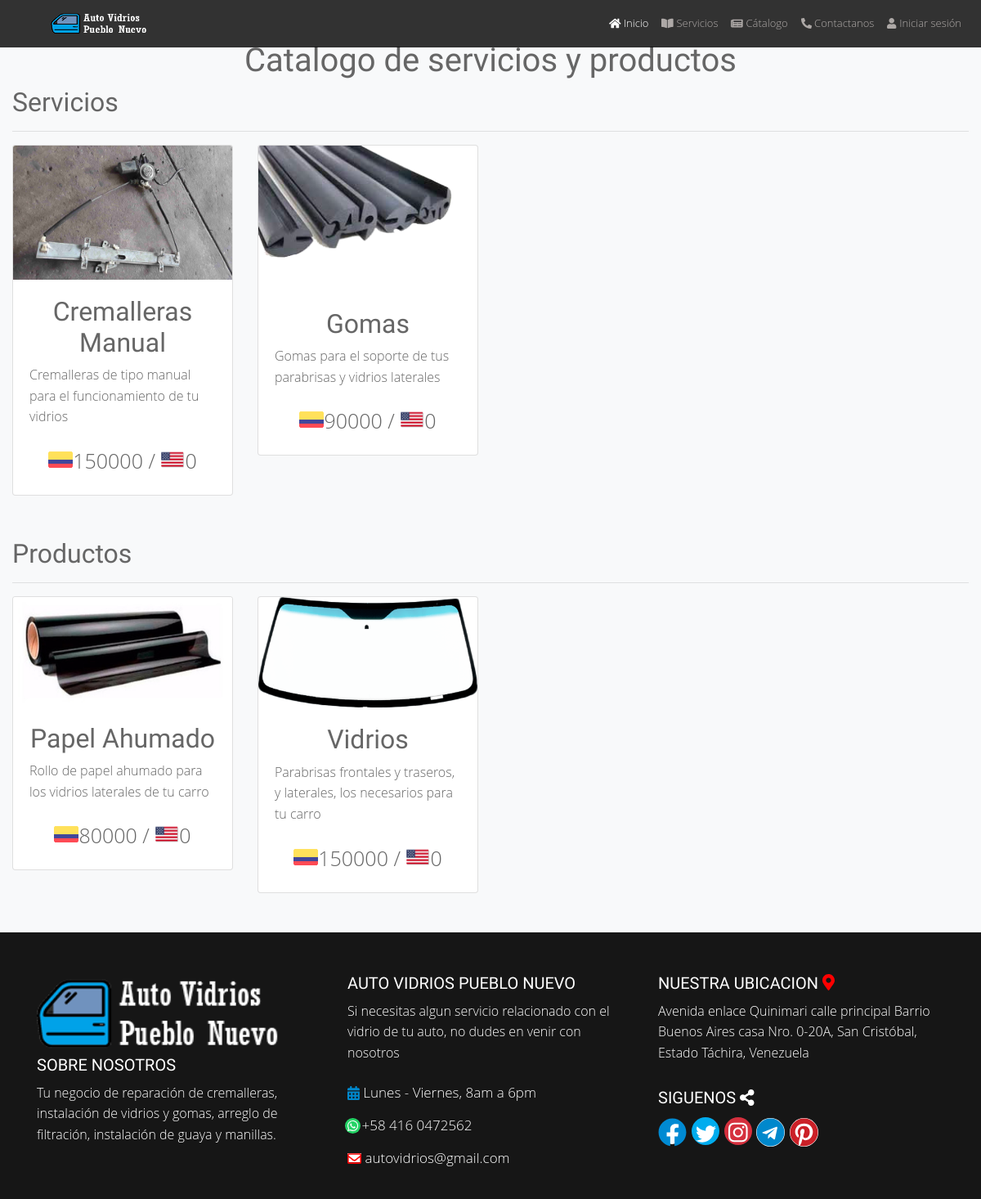
The app's page /Controller/public/CatalogoController.php?accion=mostrar with its own data.
### tables this page shows
CREATE TABLE `servicios` (
  `id` int(11) NOT NULL,
  `servicio` varchar(255) NOT NULL,
  `descripcion` varchar(255) NOT NULL,
  `precio` double NOT NULL,
  `foto` varchar(255) NOT NULL,
  `foto_url` varchar(255) NOT NULL
);

CREATE TABLE `productos` (
  `id` int(11) NOT NULL,
  `producto` varchar(255) NOT NULL,
  `descripcion` varchar(200) NOT NULL,
  `precio` double NOT NULL,
  `cantidad` int(11) NOT NULL,
  `foto` varchar(255) NOT NULL,
  `foto_url` varchar(255) NOT NULL
);

### config/conexion.php (called while the page is built, shortened)
<?php
class Conexion{
     public function __construct() {
        $host = "localhost";
        $dbname = "auto_vidrios";
        $username = "root";
        $password = "";
        try {
            $this->db = new PDO("mysql:host=$host;dbname=$dbname",$username,$password);
        } catch (PDOException $th) {
            echo "Error: ". $th->getMessage();
        }
    }
}
?>

### model/public/CatalogoModel.php (called while the page is built, shortened)
<?php
require '../../config/conexion.php';
class CatalogoModel{
	protected function catalogoMostrar() {
		$instanciarConexion= new Conexion();
		$mostrar=$instanciarConexion->db->prepare("SELECT * FROM servicios");
		$mostrar->execute();
		$objeto=$mostrar->fetchAll(PDO::FETCH_OBJ);
		return $objeto;
	}
	protected function mostrarProductos() {
		$instanciarConexion= new Conexion();
		$mostrar=$instanciarConexion->db->prepare("SELECT * FROM productos");
		$mostrar->execute();
		$productos=$mostrar->fetchAll(PDO::FETCH_OBJ);
		return $productos;
	}
}
?>

### view/public/CatalogoPublic.php (the view, shortened to what this page needs)
<?php include 'includePublic/header.php'; ?>
</head>
<body>
<?php
  $url="https://api.cambio.today/v1/full/COP/json?key=4976|0r7CX45N0q_TicN45KFgooM1RGVP5F7J";
  $json=file_get_contents($url);
  $datos=json_decode($json, true);
  $conv=$datos['result'];
  $conver_final=$conv['conversion'][135]['rate'];
?>
<div class="container-fluid bg-light">
  <h1 class="text-justify-center titulo-home text-center" style="padding-top: 50px;">Catalogo de servicios y productos</h1>
  <h2 class="titulo-home">Servicios</h2><hr>
  <div class="row">
    <?php foreach ($objeto as $mostrarCiclo) { ?>
      <div class="col-lg-3 col-md-4 col-sm-12">
        <div class="card mb-5">
          <img src="<?php echo $mostrarCiclo->foto_url;  ?>" class="card-img-top">
          <div class="card-body">
            <h2 class="text-center titulo-home"><?php echo $mostrarCiclo->servicio; ?></h2>
            <?php echo $mostrarCiclo->descripcion; ?><br>
            <div class="pt-4" style="font-size: 25px;">
              <center>
                <img src="../../frontend/img/iconos/cop_bandera.png" width="30" class="mb-2"><?php echo $mostrarCiclo->precio; ?> / <img src="../../frontend/img/iconos/Usd_bandera.png" width="30" class="mb-2"><?php echo $usd=$mostrarCiclo->precio*$conver_final; ?><br>
              </center>
            </div>
          </div>
        </div>
      </div>
    <?php } ?>
  </div>
</div>
<div class="container-fluid bg-light">
  <h2 class="titulo-home pt-1">Productos</h2><hr>
  <div class="row">
    <?php foreach ($productos as $mostrarCiclo) { ?>
      <div class="col-lg-3 col-md-4 col-sm-12">
        <div class="card mb-5">
          <img src="<?php echo $mostrarCiclo->foto_url;  ?>" class="card-img-top">
          <div class="card-body">
            <h2 class="text-center titulo-home"><?php echo $mostrarCiclo->producto; ?></h2>
            <?php echo $mostrarCiclo->descripcion; ?><br>
            <div class="pt-4" style="font-size: 25px;">
              <center>
                <img src="../../frontend/img/iconos/cop_bandera.png" width="30" class="mb-2"><?php echo $mostrarCiclo->precio; ?> / <img src="../../frontend/img/iconos/Usd_bandera.png" width="30" class="mb-2"><?php echo $usd=$mostrarCiclo->precio*$conver_final; ?><br>
              </center>
            </div>
          </div>
        </div>
      </div>
    <?php } ?>
  </div>
</div>
<?php include 'includePublic/footer.php'; ?>

### controller/public/CatalogoController.php
<?php
require '../../model/public/CatalogoModel.php';
class CatalogoController extends CatalogoModel{
	public function ListaServicios() {
		$objeto = $this->catalogoMostrar();
		$productos=$this->mostrarProductos();
		require '../../view/public/CatalogoPublic.php';
	}
}
if (isset($_GET['accion']) && $_GET['accion']=="mostrar") {
	$instanciaControlador= new CatalogoController();
	$instanciaControlador->ListaServicios();
}
?>

### view/public/includePublic/header.php (shortened to what this page needs)
<!DOCTYPE html>
<html lang="es">
<head>
  <link rel="stylesheet" type="text/css" href="../../Frontend/css/bootstrap.min.css">
  <link rel="stylesheet" type="text/css" href="../../Frontend/css/style.css">
  <header>
    <nav class="navbar navbar-expand-lg fixed-top bg-black">
      <img src="../../Frontend/img/iconos/logo.png" alt="" width="125" height="30" style="margin-left: 30px;">
      <div class="collapse navbar-collapse" id="navbarNavDropdown">
        <ul class="navbar-nav ml-auto" style="font-size: 13px;">
          <li class="nav-item active">
            <a class="nav-link inicio-menu" href="../../view/public/HomePublic.php"><i class="fas fa-home"></i>  Inicio</a>
          </li>
          <li class="nav-item dropdown">
            <a class="nav-link active menu-text" href="#" id="navbarDropdownMenuLink" role="button" data-toggle="dropdown" aria-haspopup="true" aria-expanded="false"><i class="fas fa-book-open"></i>  Servicios</a>
          </li>
          <li class="nav-item">
            <a class="nav-link menu-text" href="../../Controller/public/CatalogoController.php?accion=mostrar"><span class="fas fa-newspaper"></span>  Cátalogo</a>
          </li>
          <li class="nav-item">
            <a class="nav-link menu-text" href="../../Controller/public/ContactanosController.php?accion=mostrar"><span class="fas fa-phone-alt"></span>  Contactanos</a>
          </li>
          <li class="nav-item">
            <a class="nav-link menu-text" href="../../Controller/public/LoginController.php?accion=login"><span class="fas fa-user"></span>  Iniciar sesión</a>
          </li>
        </ul>
      </div>
    </nav>
  </header>

### view/public/includePublic/footer.php (shortened to what this page needs)
<footer>
  <div class="container">
    <div class="row">
      <div class="col-sm-4 col-md-4">
        <div class="widget">
          <img src="../../Frontend/img/iconos/logo.png">
          <h5 class="footer-titulos">Sobre nosotros</h5>
          <p>Tu negocio de reparación de cremalleras, instalación de vidrios y gomas, arreglo de filtración, instalación de guaya y manillas.</p>
        </div>
      </div>
      <div class="col-sm-4 col-md-4">
        <div class="widget">
          <h5 class="footer-titulos">Auto Vidrios Pueblo Nuevo</h5>
          <p>Si necesitas algun servicio relacionado con el vidrio de tu auto, no dudes en venir con nosotros</p>
          <ul class="personal-info">
            <li>
              <a href="#" class="info-datos"><i class="calendar fas fa-calendar-alt"></i> Lunes - Viernes, 8am a 6pm</a>
            </li>
            <li>
              <a href="#" class="info-datos"><i class="number-bg"></i><i class="number fab fa-whatsapp"></i> +58 416 0472562</a>
            </li>
            <li>
              <a href="#" class="info-datos"><i class="mail-bg"></i><i class="mail far fa-envelope"></i> autovidrios@gmail.com</a>
            </li>
          </ul>
        </div>
      </div>
      <div class="col-sm-4 col-md-4">
        <div class="widget">
          <h5 class="footer-titulos">Nuestra Ubicacion <i class="fas fa-map-marker-alt" style="color: red;"></i></h5>
          <p>Avenida enlace Quinimari calle principal Barrio Buenos Aires casa Nro. 0-20A, San Cristóbal, Estado Táchira, Venezuela</p>
        </div>
        <div class="widget">
          <h5 class="footer-titulos">Siguenos  <i class="fas fa-share-alt"></i></h5>
          <ul class="company-social">
            <li>
              <a href="#"><i class="facebook-bg"></i><i class="facebook fab fa-facebook"></i></a>
            </li>
            <li>
              <a href="#"><i class="twitter-bg"></i><i class="twitter fab fa-twitter"></i></a>
            </li>
            <li style="padding-right:4px;padding-left:4px;">
              <a href="#"><i class="instagram-bg"></i><i class="instagram fab fa-instagram"></i></a>
            </li>
            <li>
              <a href="#"><i class="telegram fab fa-telegram"></i></a>
            </li>
            <li><a href="#">
              <i class="pinterest fab fa-pinterest"></i></a>
            </li>
          </ul>
        </div>
      </div>
    </div>
  </div>
</footer>
</body>
</html>

### frontend/css/style.css (style rules this page uses)
body { width: 100%; height: 100%; font-family: 'Open Sans', sans-serif; font-weight: 300; color: #666; background-color: #ddd; font-size: 16px; line-height: 1.6em; }
html { width: 100%; height: 100%; }
.footer-titulos { font-family: 'Amaranth', sans-serif; font-size:35px; }
.titulo-home { font-family: 'Amaranth', sans-serif; }
footer { background: rgb(0, 0, 0,.9); color: white; }
footer { padding: 50px 0 0; }
footer .widget { margin-bottom: 30px; color: rgb(0, 0, 0,.9); }
footer .widget p { color:white; }
footer .widget a { text-decoration:none; }
footer .widget img { width: 90%; height:100px; }
footer .widget h5 { font-size: 20px; margin-bottom: 10px; text-transform: uppercase; color: white; }
footer .widget .personal-info .info-datos { color: white; text-decoration: none; }
.company-social { margin-left: 0; padding-left: 0; margin-top: 10px; }
.company-social { text-align: left; list-style: none; }
.company-social li { margin:0; padding:0; display: inline-block; font-size:35px; }
.company-social a { margin:0 2px 0 0; }
.company-social a { width: 50px; height: 50px; line-height: 40px; text-align: center; padding:0; }
.company-social a .telegram { color:#0088CC;background:white;border-radius:100%; }
.company-social a .pinterest { color:#cb2027;background: white;border-radius: 100%; }
.company-social li a .facebook-bg { background:white;width: 30px;height: 30px;position:absolute;border-radius:100%;margin-left:1.6px;margin-top:5px; }
.company-social a .facebook { color:#008ad3;z-index:1;position:relative; }
.company-social a .twitter { color:white;font-size:25px;z-index:1;position:relative;margin-left:5px;margin-bottom:2px; }
.company-social li a .twitter-bg { background:#00acee;border-radius:100%;position:absolute;width:34px;height:34px;margin-top:2px;padding-right: 5px; }
.company-social a .instagram { margin-left:3.6px;color:white;position:relative;z-index:1;font-size:27px;margin-bottom:3px;margin-left:5px; }
.company-social li a .instagram-bg { background:#d5303e;border-radius:100%;position:absolute;width:34px;height:34px;margin-top:2px;padding-right: 9px; }
.personal-info { margin-left: 0; padding-left: 0; list-style: none; }
.personal-info a { width: 50px; height: 50px; line-height: 40px; text-align: center; padding:0; }
.personal-info li { margin:0; padding:0; font-size:17px; }
.personal-info a .number { color: white;z-index: 1;position: relative;font-size: 15px; }
.personal-info li a .number-bg { background:#25d366;position: absolute;border-radius: 100%;width: 19px;height: 19px;margin-top: 10.5px;margin-left: -3px; }
.personal-info a .mail { color:red;z-index: 1;position: relative; }
.personal-info li a .mail-bg { background-color: white;width: 17px;height: 11px;position: absolute;margin-top: 14px;border-radius: 5%; }
.personal-info a .calendar { color:#0088CC; }
.carousel, .carousel-item, .active { height: 100%; }
.bg-black { background-color: rgb(0, 0, 0,.8) !important; }
.menu-text { color: #AEA9A7; }
.inicio-menu { color: white; }

### records on screen
servicios: foto_url (picture), servicio "Cremalleras Manual", descripcion "Cremalleras de tipo manual para el funcionamiento de tu vidrios", precio "150000", $usd=$mostrarCiclo->precio*$conver_final "0"
servicios: foto_url (picture), servicio "Gomas", descripcion "Gomas para el soporte de tus parabrisas y vidrios laterales", precio "90000", $usd=$mostrarCiclo->precio*$conver_final "0"
productos: foto_url (picture), producto "Papel Ahumado", descripcion "Rollo de papel ahumado para los vidrios laterales de tu carro", precio "80000", $usd=$mostrarCiclo->precio*$conver_final "0"
productos: foto_url (picture), producto "Vidrios", descripcion "Parabrisas frontales y traseros, y laterales, los necesarios para tu carro", precio "150000", $usd=$mostrarCiclo->precio*$conver_final "0"
